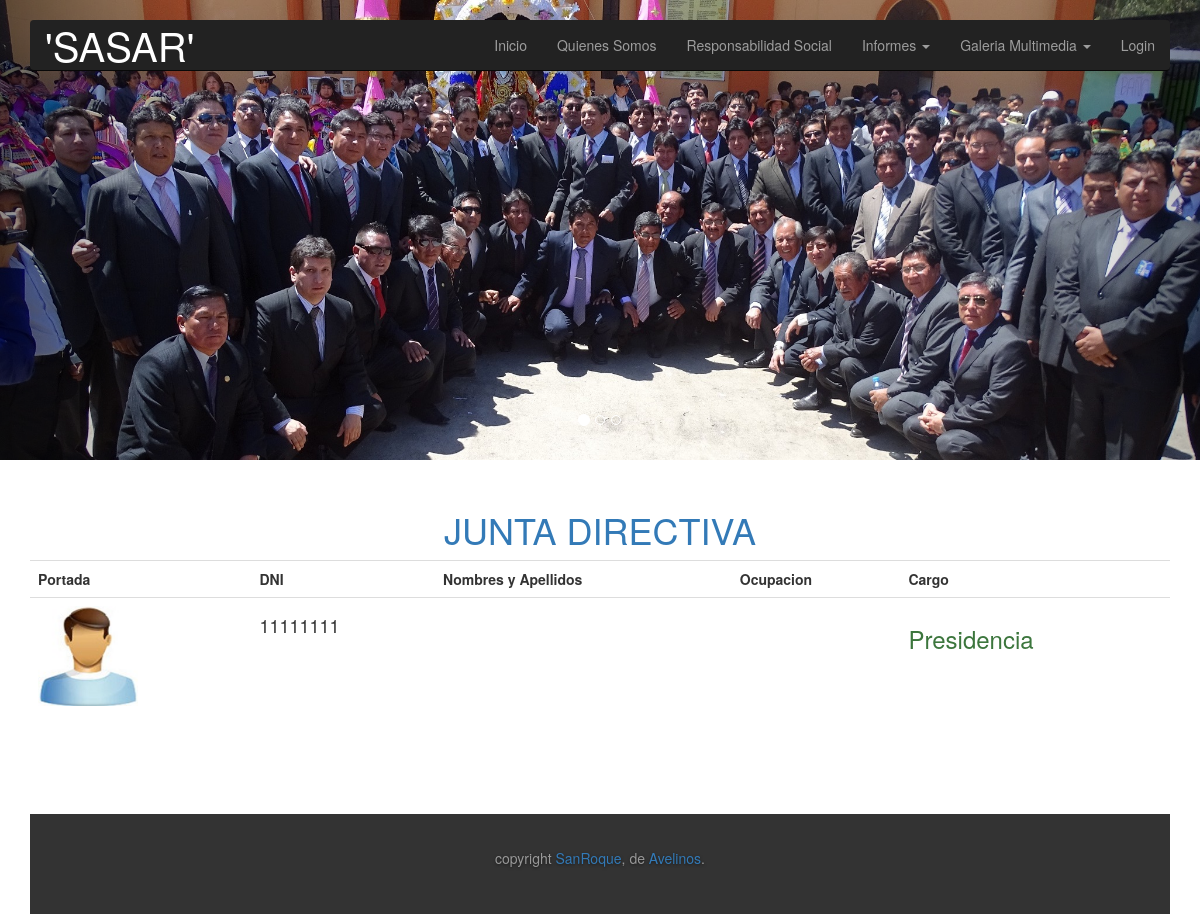
The app's page /f_junta_directiva/ with its own data.
### backend/models.py (models this page shows, shortened)
class Portadas(models.Model):
    imagen = models.ImageField(upload_to="Portadas/",blank=True, null=True)
    titulo= models.CharField(max_length=128,blank=True, null=True)
    descripcion= models.TextField(blank=True, null=True)
    socio = models.ForeignKey(Socio,blank=True, null=True)
    def __str__(self):
        return '{0}'.format(self.titulo)

class JuntaDirectiva(models.Model):
    socio = models.ForeignKey(Socio)
    apertura = models.ForeignKey(Apertura)
    cargo = models.ForeignKey(Cargo, blank=True, null=True)

class Socio(User):
    resumen = models.TextField(blank=True, null=True)
    direccion = models.CharField(max_length=128,blank=True, null=True)
    dni = models.CharField(max_length=8, unique=True)
    fecha_nacimiento = models.DateField(blank=True, null=True)
    ocupacion = models.CharField(max_length=64,blank=True, null=True)
    residencia = models.CharField(max_length=128,blank=True, null=True)
    picture = models.ImageField(upload_to="Socios/",
                                default='default/avatar.png',blank=True, null=True)
    categoria = models.ForeignKey(Categoria,blank=True, null=True)
    video = models.FileField(upload_to="VideoSocio",blank=True, null=True)
    video_titulo = models.CharField(max_length=150,blank=True, null=True)
    video_descripcion = models.TextField(blank=True, null=True)
    orden_parada = models.DateField(blank=True, null=True)
    create_at = models.DateTimeField(auto_now_add=True)
    update_at = models.DateTimeField(auto_now=True)

class Cargo(models.Model):
    nombre = models.CharField(max_length=64)
    descripcion = models.TextField(blank=True, null=True)
    def __str__(self):
        return '{0}'.format(self.nombre)

### frontend/views.py (the view)
# urls.py: url(r'^f_junta_directiva/$','f_junta_directiva',name='f_junta_directiva'),
def f_junta_directiva(request):
    portadas = Portadas.objects.all()
    junta_directiva = JuntaDirectiva.objects.filter(apertura__is_active=True)
    print portadas
    cntxt={
        'portadas':portadas,
        'junta_directiva':junta_directiva,
    }
    return render(request,'frontend/junta_directiva.html',cntxt)

### legion/templates/frontend/junta_directiva.html (shortened to what this page needs)
{% extends 'frontend/base.html' %}
{% load staticfiles %}
{% block contenido %}
  <div class="row">
    <h1 class="text-primary text-center">JUNTA DIRECTIVA</h1>
  </div>
  <div class="row">
    <div class="reportes-generales tabla-responsive col-lg-12">
      <table class="table table-hover">
        <tr>
          <th>Portada</th>
          <th>DNI</th>
          <th>Nombres y Apellidos</th>
          <th>Ocupacion</th>
          <th>Cargo</th>
        </tr>
        {% for item in junta_directiva %}
        <tr>
            <td>
                <img id="image_directiva" src="{{MEDIA_URL}}{{item.socio.picture}}" />
            </td>
            <td class="texto-center"><h4>{{item.socio.dni }}</h4></td>
            <td><h4>{{item.socio.first_name }} {{item.socio.last_name }}</h4></td>
            <td><h4>{{item.socio.ocupacion }}</h4></td>
            <td><h3 class="text-success">{{item.cargo }}</h3></td>
        </tr>
        {% endfor %}
    </table>
    </div>
  </div>
<br/><br/><br/><br/>
{% endblock contenido %}

### legion/templates/frontend/base.html (shortened to what this page needs)
{% load staticfiles %}
<!DOCTYPE html>
<html lang="en">
  <head>
    <link href="{% static 'css/style.css' %}" rel="stylesheet" />
    <link href="{% static 'bootstrap/css/bootstrap.css' %}" rel="stylesheet" />
    <link href="{% static 'bootstrap/css/carousel.css' %}" rel="stylesheet" />
    <link href="{% static 'bootstrap/css/navbar.css' %}" rel="stylesheet" />
  </head>
  <body class="">
    <div class="navbar-wrapper">
      <div class="container">
        <nav class="navbar navbar-inverse navbar-static-top">
          <div class="container">
            <div class="navbar-header">
              <a id="titulo" class="navbar-brand" href="#">'SASAR'</a>
            </div>
            <div id="navbar" class="navbar-collapse collapse">
              <ul class="nav navbar-nav navbar-right">
                <li id="home"><a href="/home">Inicio</a></li>
                <li id="quienes_somos"><a href="{% url 'quienes_somos' %}">Quienes Somos</a></li>
                <li id="responsabilidad_social"><a href="{% url 'responsabilidad_social' %}">Responsabilidad Social</a></li>
                <li id="informe" class="dropdown">
                  <a href="#" class="dropdown-toggle" data-toggle="dropdown" role="button" aria-expanded="false">Informes <span class="caret"></span></a>
                </li>
                <li id="galeria" class="dropdown">
                  <a href="#" class="dropdown-toggle" data-toggle="dropdown" role="button" aria-expanded="false">Galeria Multimedia <span class="caret"></span></a>
                </li>
                {% if user.is_authenticated %}
                {{usuario.gro}}
                    <li class=""><a href="{% url 'index' %}">Ingresar al Sistema</a></li>
                    <li class=""><a href="{% url 'logout' %}">Salir</a></li>
                {% else %}
                <li class=""><a href="/login">Login</a></li>
                {% endif %}
              </ul>
            </div>
          </div>
        </nav>
      </div>
    </div>
    <div id="myCarousel" class="carousel slide" data-ride="carousel">
      <ol class="carousel-indicators">
        <li data-target="#myCarousel" data-slide-to="0" class="active"></li>
        <li data-target="#myCarousel" data-slide-to="1"></li>
        <li data-target="#myCarousel" data-slide-to="2"></li>
      </ol>
      <div class="carousel-inner" role="listbox">
        {% for item in portadas %}
        <div class="item {{item.descripcion}}">
          <img src="{{MEDIA_URL}}{{item.imagen}}"  alt="{{item.titulo}}" />
        </div>
        {% endfor %}
      </div>
      <a class="left carousel-control" href="#myCarousel" role="button" data-slide="prev">
        <span class="glyphicon glyphicon-chevron-left" aria-hidden="true"></span>
      </a>
      <a class="right carousel-control" href="#myCarousel" role="button" data-slide="next">
        <span class="glyphicon glyphicon-chevron-right" aria-hidden="true"></span>
      </a>
    </div>
    <div class="container marketing">
      {% block contenido %}
      {% endblock contenido %}
      <footer>
         <div class="mastfoot">
            <div class="inner">
              <p>copyright <a href="">SanRoque</a>, de <a href="">Avelinos</a>.</p>
            </div>
          </div>
      </footer>
    </div>
  </body>
</html>

### legion/static/css/style.css (style rules this page uses)
#titulo { color: #fff; font-size:30pt; }
#image_directiva { width: 100px; height: 100px; }

### records on screen
Portadas: imagen (picture)
JuntaDirectiva: socio.picture (placeholder picture), socio.dni "11111111", cargo "Presidencia"
